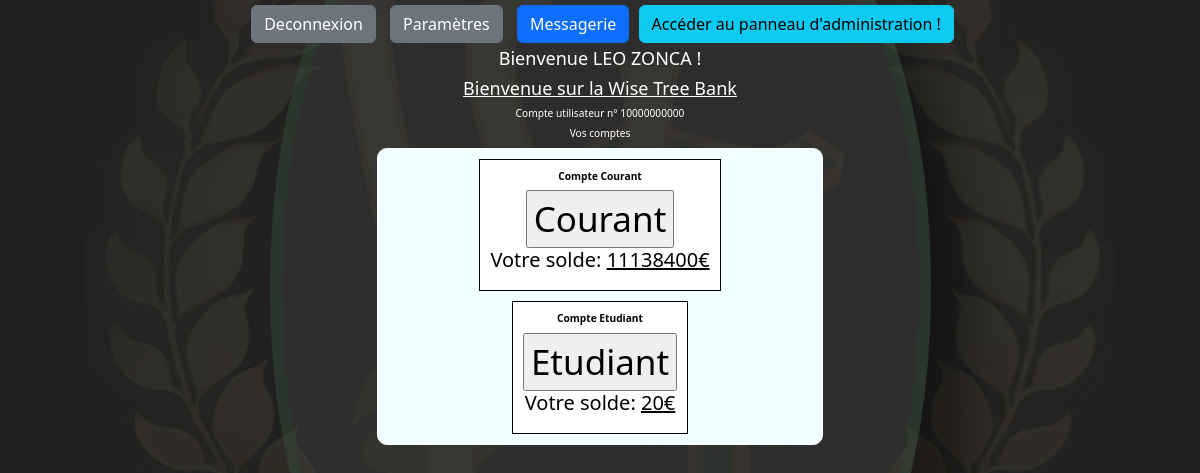
Screenshot of /lescomptes.php (signed in) with the database file from the repository.
### tables this page shows
CREATE TABLE IF NOT EXISTS `users` (
  `userid` varchar(255) NOT NULL,
  `nom` varchar(255) NOT NULL,
  `prenom` varchar(255) NOT NULL,
  `date_naissance` date NOT NULL,
  `password` varchar(255) NOT NULL,
  `mail` varchar(255) NOT NULL,
  `tel` varchar(255) NOT NULL,
  `idconseiller` varchar(255) DEFAULT NULL,
  `permissions` int NOT NULL DEFAULT '0',
  PRIMARY KEY (`userid`),
  KEY `FK_users_perms` (`permissions`)
);

CREATE TABLE IF NOT EXISTS `comptes` (
  `userid` varchar(255) NOT NULL,
  `RIB` varchar(255) NOT NULL,
  `BIC` varchar(255) NOT NULL DEFAULT 'WSBNFRXX',
  `comptenom` varchar(255) NOT NULL,
  `solde` float NOT NULL DEFAULT '20',
  `decouvert_autorise` int DEFAULT NULL,
  PRIMARY KEY (`RIB`),
  KEY `userid` (`userid`) USING BTREE
);

### lescomptes.php (the view, shortened to what this page needs)
<?php
    $bdd = new PDO('mysql:host=localhost;dbname=wisebankdb;charset=utf8', 'root','');
    function rankrequest($bdd)
    {
        $user = $_SESSION['userid'];
        $requete = "SELECT permissions FROM users WHERE userid = ?;";
        $requete = $bdd->prepare($requete);
        $requete->execute(array($user));
        $data = $requete->fetch();
        if ($data['permissions'] == 4) {
            echo "<button name='admin' class='btn btn-info'>Accéder au panneau d'administration !</button>";
        }
        elseif($data['permissions'] == 2){
            echo "<button name='conseil' class='btn btn-info'>Accéder aux outils conseiller !</button>";
        }
        elseif($data['permissions'] == 3){
            echo "<button name='banquier' class='btn btn-info'>Accéder aux outils banquier !</button>";
        }
    }
    function nomrequest($bdd)
    {
        $user = $_SESSION['userid'];
        $requete = "SELECT nom, prenom FROM users WHERE userid = ?;";
        $requete = $bdd->prepare($requete);
        $requete->execute(array($user));
        $data = $requete->fetch();
        echo "<h1>Bienvenue " . htmlspecialchars(strtoupper($data['prenom'])) . " " . htmlspecialchars(strtoupper($data['nom'])) . " !</h1>";
    }
    function checkcomptes($bdd){
        $user = $_SESSION['userid'];
        $requetedata = "SELECT * FROM comptes WHERE userid = ? ";
        $requetedata = $bdd->prepare($requetedata);
        $requetedata->execute(array($user));
        while($data = $requetedata->fetch())
        {
            echo "<div class='compte'>";
            echo "<h2><b>Compte " . $data['comptenom'] . "</b></h2>";
            echo "<form method='POST' action='lescomptes.php'>";
            echo "<input type='submit' name='compteactuelnom' value='" . $data['comptenom'] . "'>";
            echo"</form>";
            echo "<h5>Votre solde: <u>" . $data['solde'] . "€</u></h5>";
            echo "</div>";
        }
    }
?>
<!DOCTYPE html>
<html>
    <head>
        <link href="https://cdn.jsdelivr.net/npm/bootstrap@5.3.0-alpha1/dist/css/bootstrap.min.css" rel="stylesheet">
        <link rel="stylesheet" type="text/css" href="css/style.css">
    </head>
    <body>
            <div class="navbar-nav">
                <form method="POST" action="lescomptes.php">
                    <button name="Deco" class="btn btn-secondary">Deconnexion</button>
                    <button name="parametres" class="btn btn-secondary">Paramètres</button>
                    <button name='contact' class='btn btn-primary'>Messagerie<span class="badge bg-danger ms-2"><?php messagecount($bdd) ?></span></button>
                    <?php
                    rankrequest($bdd);
                    ?>
                </form>
            </div>
        <div class="container">
                <?php nomrequest($bdd);?>
                <h1><u>Bienvenue sur la Wise Tree Bank</u></h1>
                <?php echo "<h2>Compte utilisateur n° " . htmlspecialchars($_SESSION['userid']). "</h2>"; ?>
                <h2>Vos comptes</h2>
                <div class="comptes_container">
                    <?php
                        checkcomptes($bdd);
                    ?>
                </div>
            </div>
    </body>
</html>

### css/style.css (style rules this page uses)
body { background-image: url("../background.png"); height: 100%; background-position-y: 40%; background-position-x: 50%; text-align: center; }
h1 { font-size: 1.5vw; text-align: center; }
h2 { font-size: 0.85vw; text-align: center; }
button { width: fit-content; font-size: 0.9vw; }
.container { color: white; }
.compte { border-style: solid; border-width: 1px; color: black; background-color: white; padding: 10px; margin: 5px; width: fit-content; }
.comptes_container { display: flex; flex-wrap:wrap; justify-content: center; border-style: solid; border-width: 1px; flex-direction: row; margin-left: 30%; margin-right: 30%; border-radius: 10px; padding: 5px; font-size: 35px; padding: 5px; background-color: azure; }
.btn.btn-primary { margin: 5px; }
.btn.btn-secondary { margin: 5px; }

### rows the page displays
users: prenom "LEO", nom "ZONCA"
comptes: comptenom "Courant", compteactuelnom "Courant", solde "11138400"
comptes: comptenom "Etudiant", compteactuelnom "Etudiant", solde "20"

### other values shown
$_SESSION['userid'] "10000000000"
